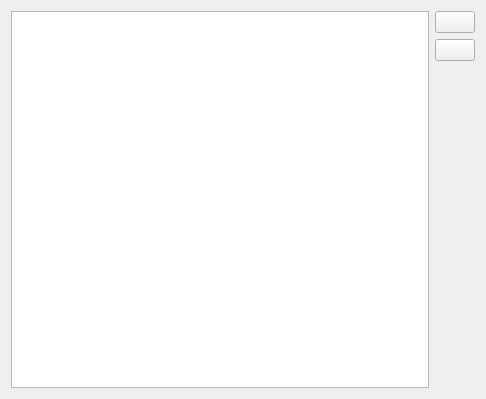
<?xml version="1.0" encoding="UTF-8"?>
<ui version="4.0">
 <class>CXPageImportFormation</class>
 <widget class="QWizardPage" name="CXPageImportFormation">
  <property name="geometry">
   <rect>
    <x>0</x>
    <y>0</y>
    <width>486</width>
    <height>399</height>
   </rect>
  </property>
  <property name="windowTitle">
   <string>CXPageImportFormation</string>
  </property>
  <layout class="QGridLayout" name="gridLayout">
   <item row="0" column="1">
    <widget class="QPushButton" name="pushButtonSelectAll">
     <property name="text">
      <string/>
     </property>
     <property name="icon">
      <iconset resource="../xconsole/x.qrc">
       <normaloff>:/Icon/SelectAll.png</normaloff>:/Icon/SelectAll.png</iconset>
     </property>
    </widget>
   </item>
   <item row="0" column="0" rowspan="3">
    <widget class="QTableWidget" name="tableWidget"/>
   </item>
   <item row="1" column="1">
    <widget class="QPushButton" name="pushButtonUnselectAll">
     <property name="text">
      <string/>
     </property>
     <property name="icon">
      <iconset resource="../xconsole/x.qrc">
       <normaloff>:/Icon/DisSelectAll.png</normaloff>:/Icon/DisSelectAll.png</iconset>
     </property>
    </widget>
   </item>
  </layout>
 </widget>
 <layoutdefault spacing="6" margin="11"/>
 <resources>
  <include location="../xconsole/x.qrc"/>
 </resources>
 <connections/>
</ui>
